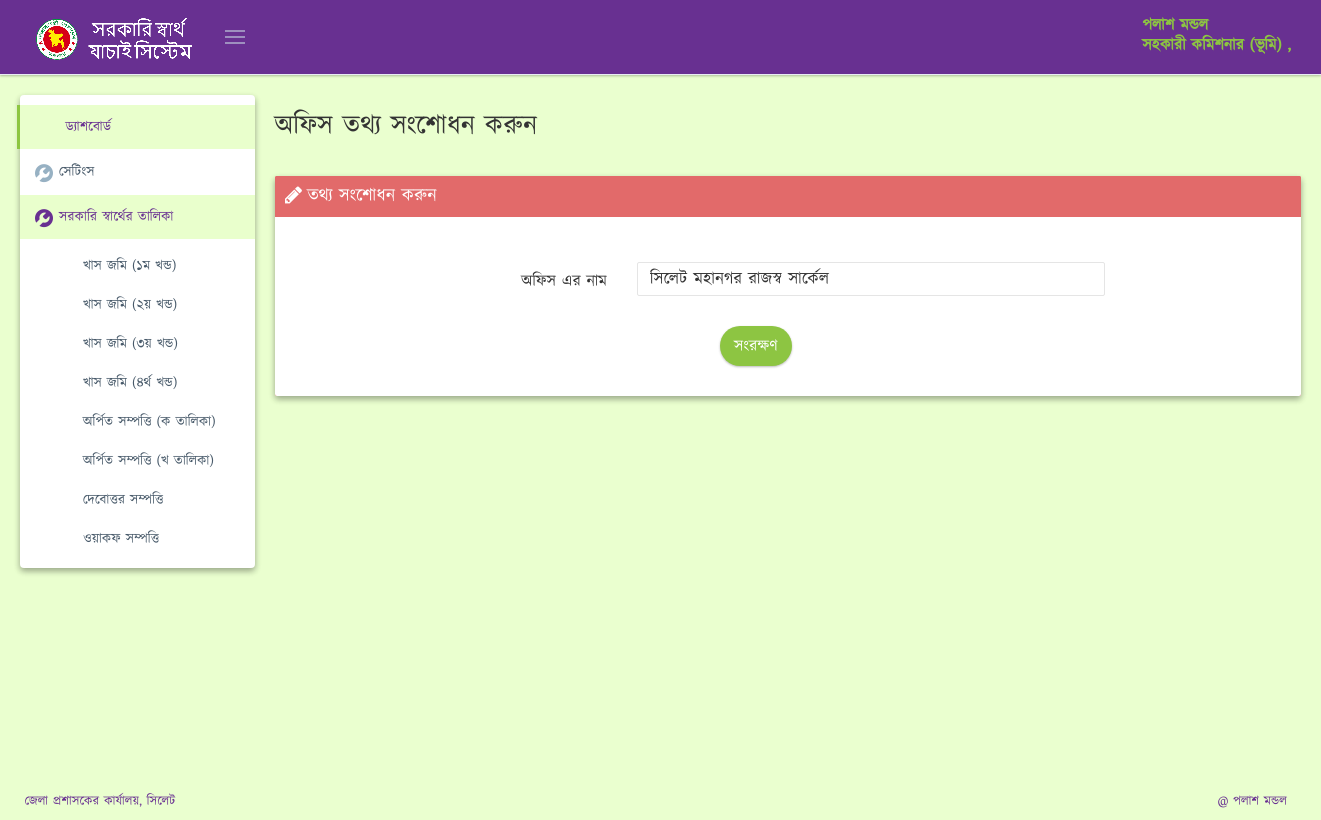
/settings.php (signed in), run on an earlier commit of the app's database.
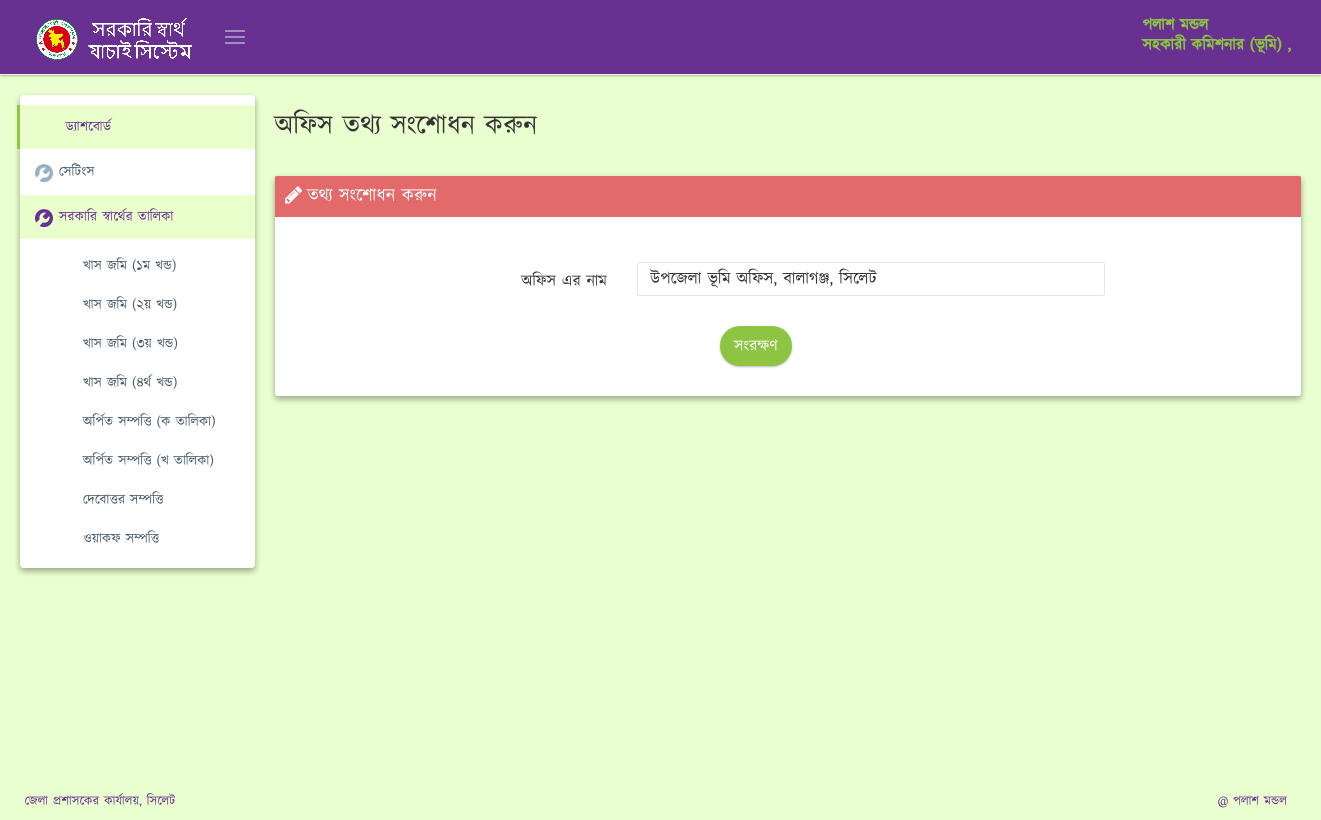
And on a later commit of the database.
### tables this page shows
CREATE TABLE IF NOT EXISTS `settings` (
  `field_name` varchar(120) DEFAULT 'à¦®à¦¹à¦¾à¦¨à¦—à¦° à¦°à¦¾à¦œà¦¸à§à¦¬ à¦¸à¦¾à¦°à§à¦•à§‡à¦²',
  `field_value` varchar(120) DEFAULT 'à¦®à¦¹à¦¾à¦¨à¦—à¦° à¦°à¦¾à¦œà¦¸à§à¦¬ à¦¸à¦¾à¦°à§à¦•à§‡à¦²'
);

### settings.php (the view, shortened to what this page needs)
<?php
require_once "config.php";
    $query1 = 'SELECT * FROM `settings` WHERE field_name= "office_name"';
    $result2 = mysqli_query($conn, $query1);
    $info = mysqli_fetch_array($result2);
?>
    <!DOCTYPE html>
    <html lang="en" class="no-js">
<?php include 'header.php'; ?>
<body class="page-header-fixed page-sidebar-closed-hide-logo page-sidebar-closed-hide-logo"
      oncontextmenu="return false;">
<?php include('top_nav.php'); ?>
<div class="page-container">
    <?php include 'sidebar.php'; ?>
    <div class="page-content-wrapper">
        <div class="page-content" style="min-height:588px">
            <div class="row">
                <div class="col-md-12">
                    <div id="ajax-content">
                        <div class="page-head">
                            <div class="row" style="margin-bottom: 15px;">
                                <div class="col-md-12"></div>
                                <div class="col-md-6">
                                    <div class="page-title">
                                        <h2 style="margin-top: 0px;"> অফিস তথ্য সংশোধন করুন</h2>
                                    </div>
                                </div>
                            </div>
                        </div>
                        <div class="row">
                            <div class="col-md-12">
                                <div class="portlet  box box red-sunglo">
                                    <div class="portlet-title">
                                        <div class="caption">
                                            <i class="fa fa-pencil"></i>তথ্য সংশোধন করুন
                                        </div>
                                    </div>
                                    <div class="portlet-body">
                                        <div style="font-size: 15px; text-align: justify;margin: 20px;">
                                            <form enctype="multipart/form-data" method="post" accept-charset="utf-8"
                                                  class="form-horizontal" action="<?php echo $_SERVER['PHP_SELF'];?>">
                                                <div class="form-body">
                                                    <div class="row">
                                                        <div class="panel-body col-sm-12">
                                                            <div class="form-group">
                                                                <label class="col-sm-4 control-label">অফিস এর নাম
                                                                </label>
                                                                <div class="col-sm-6">
                                                                    <div class="input text required"><input type="text"
                                                                                                            name="office_name"
                                                                                                            value="<?php echo $info['field_value']; ?>"
                                                                                                            title="Numbers: 0-9"
                                                                                                            required="required"
                                                                                                            class="form-control"
                                                                                                            maxlength="255"
                                                                                                            id="office_name">
                                                                    </div>
                                                                </div>
                                                            </div>
                                                        </div>
                                                    </div>
                                                </div>
                                                <div class="form-actions">
                                                    <div class="row">
                                                        <div class="col-md-offset-5 col-md-9">
                                                            <button type="submit" class="btn btn-circle blue">সংরক্ষণ
                                                            </button>
                                                        </div>
                                                    </div>
                                                </div>
                                            </form>
                                        </div>
                                    </div>
                                </div>
                            </div>
                        </div>
                    </div>
                </div>
            </div>
        </div>
    </div>
</div>
<?php include 'footer.php'; ?>
</body>
    </html>

What changed in the data, as far as the page shows it:
removed settings: office_name "সিলেট মহানগর রাজস্ব সার্কেল"
added settings: office_name "উপজেলা ভূমি অফিস, বালাগঞ্জ, সিলেট"
